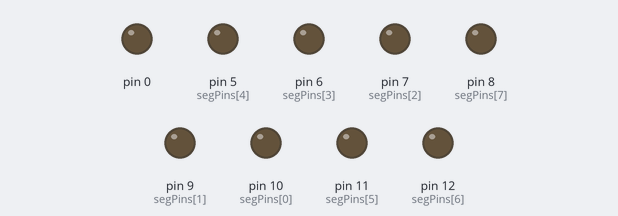
Recording of a sketch running on a simulated Arduino Uno, built with avr-gcc and run on an emulated ATmega328P. On the bench: output pins drawn as LEDs (lit = HIGH).

Above: at 9.0 s.
At 19.0 s:
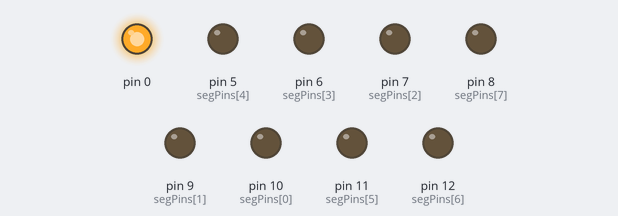
Timing chart, 0 to 26.0 s (numbered marks = the images above):
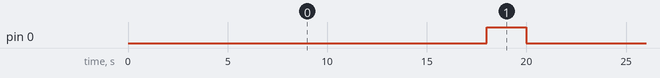

The sketch:

7_Segment_Version_3.ino
```cpp
/* ----- This program is used to control a one digit 7 segment to count from numbers 0-9 using the arrays in top and the for()   -----
   ----- loop in the setup. It's about knowing how to use the array properly and also knowing how to associate "byte" in this    -----
   ----- case; knowing that byte will be the one used with the logic that showing different numbers with a 7 segment means       -----
   ----- turning on and off the leds in it. Also, it's about knowing how to set all the pins as an output while putting them     -----
   ----- in a for() loop that includes: initialization, condition and incrementation; and knowing how to call them in the void   -----
   ----- loop() after. Part of the goal of this is to know the purpose of each pin and know which is connected to which in       -----
   -----       order to which is connected to which in order to know how to diplay a number from 0-9 in this device.             ----- */


int segPins[] = {10, 9, 7, 6, 5, 11, 12, 8 };  // Pin numbers from the arduino for each segment stored in an array (a, b, c, d, e, f,  g, .)

byte segCode[10][8] = {   // The code that will turn on and off each Led of the 7 segment; allows me to show numbers from 0-9

/*  a  b  c  d  e  f  g  .

  { 1, 1, 1, 1, 1, 1, 0, 0},  -- 0
  { 0, 1, 1, 0, 0, 0, 0, 0},  -- 1
  { 1, 1, 0, 1, 1, 0, 1, 0},  -- 2
  { 1, 1, 1, 1, 0, 0, 1, 0},  -- 3
  { 0, 1, 1, 0, 0, 1, 1, 0},  -- 4
  { 1, 0, 1, 1, 0, 1, 1, 0},  -- 5
  { 1, 0, 1, 1, 1, 1, 1, 0},  -- 6
  { 1, 1, 1, 0, 0, 0, 0, 0},  -- 7
  { 1, 1, 1, 1, 1, 1, 1, 0},  -- 8
  { 1, 1, 1, 1, 0, 1, 1, 0},  -- 9

*/

}; // End of the array segCode


void setup() {  // Runs the code once

for(int i = 0; i <9; i++) {  // This initialize the "i" to be euqal to 0 and less than 9 as it increases

    pinMode(segPins[i], OUTPUT); // Sets the "i" as an output

} // End of for() loop

} // End of setup


void displayDigit(int digit){ // The function for calling and displaying a digit

  for (int i=0; i < 9; i++) { // This initialize the "i" to be euqal to 0 and less than 9 as it increases

  digitalWrite(segPins[i], segCode[digit][i]); // This activates the "segPins" so leds will light up
                                               // This activates the "segCode" as well; the pattern from it will show


 /* digitalWrite(segPins[i], !segCode[digit][i]); -- I can use this if my wiring is in "Common Anode" */

} // End of for() loop

} // End of function


void loop() { // Run the code on loop

  displayDigit(0);  // Call the function "displayDigit" to display 0

  delay(2000);      // Delay for 2 seconds

  displayDigit(1);  // Call the function "displayDigit" to display 1

  delay(2000);      // Delay for 2 seconds

  displayDigit(2);  // Call the function "displayDigit" to display 2

  delay(2000);      // Delay for 2 seconds

  displayDigit(3);  // Call the function "displayDigit" to display 3

  delay(2000);      // Delay for 2 seconds

  displayDigit(4);  // Call the function "displayDigit" to display 4

  delay(2000);      // Delay for 2 seconds

  displayDigit(5);  // Call the function "displayDigit" to display 5

  delay(2000);      // Delay for 2 seconds

  displayDigit(6);  // Call the function "displayDigit" to display 6

  delay(2000);      // Delay for 2 seconds

  displayDigit(7);  // Call the function "displayDigit" to display 7

  delay(2000);      // Delay for 2 seconds

  displayDigit(8);  // Call the function "displayDigit" to display 8

  delay(2000);      // Delay for 2 seconds

  displayDigit(9);  // Call the function "displayDigit" to display 9

  delay(2000);      // Delay for 2 seconds

} // End of loop
```

Measured:
- by itself, pin 0: alternates HIGH for 2.0 s and LOW for 18.0 s
